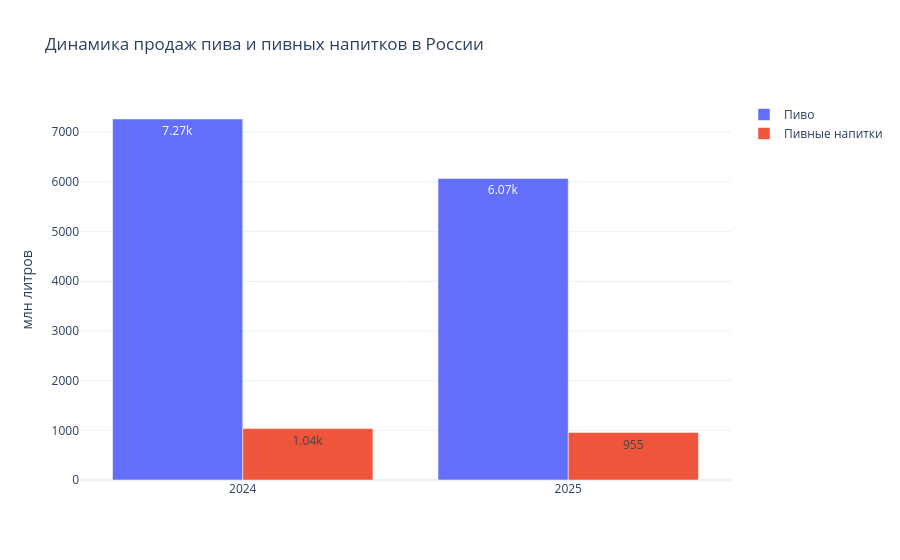

Write notebook code for a chart like this one.
### Markdown cell above
## 10. Визуализация ретроспективной динамики

Группированная столбчатая диаграмма позволяет визуально сравнить натуральные объёмы продаж в 2024 и 2025 гг.

На следующих этапах аналогичный подход будет использован для остальных категорий и для разделения исторических данных и прогноза.

### Code cell
fig = px.bar(
    beer_market,
    x="year",
    y="normalized_value",
    color="category",
    barmode="group",
    text_auto=".3s",
    labels={
        "year": "Год",
        "normalized_value": "Объём продаж, млн л",
        "category": "Категория"
    },
    title="Динамика продаж пива и пивных напитков в России"
)

fig.update_layout(
    template="plotly_white",
    yaxis_title="млн литров",
    xaxis_title=None,
    legend_title=None
)

fig.show()

### Figure 1 — Plotly figure (JSON) as saved in the notebook; plotly's stock layout.template omitted (floating-point values rounded to 4 significant figures)
{"data": [{"alignmentgroup": "True", "hovertemplate": "Категория=Пиво<br>Год=%{x}<br>Объём продаж, млн л=%{y}<extra></extra>", "legendgroup": "Пиво", "marker": {"color": "#636efa", "pattern": {"shape": ""}}, "name": "Пиво", "offsetgroup": "Пиво", "orientation": "v", "showlegend": true, "textposition": "auto", "texttemplate": "%{y:.3s}", "type": "bar", "x": [2024, 2025], "xaxis": "x", "y": [7267.0, 6071.0], "yaxis": "y"}, {"alignmentgroup": "True", "hovertemplate": "Категория=Пивные напитки<br>Год=%{x}<br>Объём продаж, млн л=%{y}<extra></extra>", "legendgroup": "Пивные напитки", "marker": {"color": "#EF553B", "pattern": {"shape": ""}}, "name": "Пивные напитки", "offsetgroup": "Пивные напитки", "orientation": "v", "showlegend": true, "textposition": "auto", "texttemplate": "%{y:.3s}", "type": "bar", "x": [2024, 2025], "xaxis": "x", "y": [1035.0, 955.4], "yaxis": "y"}], "layout": {"barmode": "group", "legend": {"title": {}, "tracegroupgap": 0}, "title": {"text": "Динамика продаж пива и пивных напитков в России"}, "xaxis": {"anchor": "y", "domain": [0, 1], "title": {}}, "yaxis": {"anchor": "x", "domain": [0, 1], "title": {"text": "млн литров"}}}}
